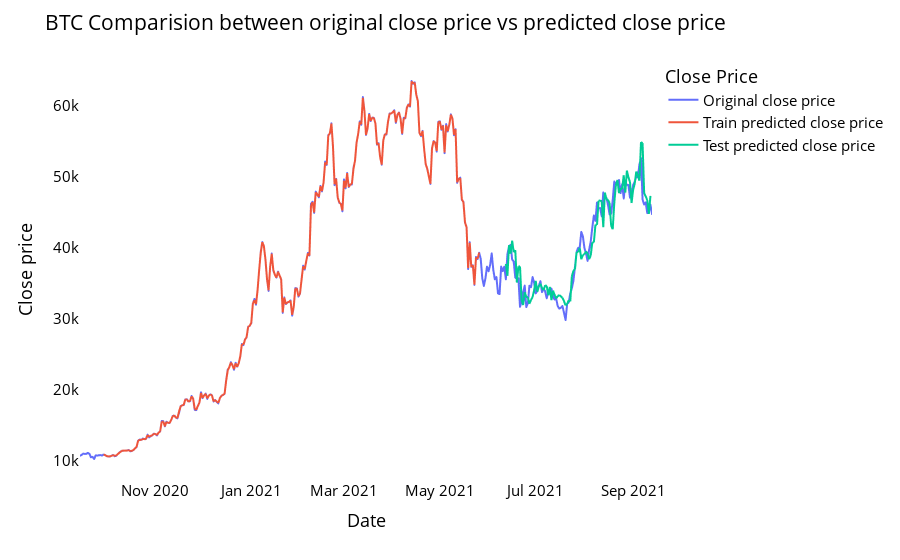

Here is the notebook cell this chart was saved with:
### Code cell
prediction_and_plot(closedf=closedf, close_stock=close_stock, train_predict=train_predict, test_predict=test_predict)

### Figure 1 — Plotly figure (JSON) as saved in the notebook; plotly's stock layout.template omitted (floating-point values rounded to 4 significant figures; data arrays with more than 128 entries replaced by an {"elided": "..."} marker saying what was removed)
{"data": [{"hovertemplate": "variable=original_close<br>Date=%{x}<br>Close price=%{y}<extra></extra>", "legendgroup": "original_close", "line": {"color": "#636efa", "dash": "solid"}, "marker": {"symbol": "circle"}, "mode": "lines", "name": "Original close price", "showlegend": true, "type": "scattergl", "x": {"elided": "362 str values"}, "xaxis": "x", "y": {"elided": "362 float values"}, "yaxis": "y"}, {"hovertemplate": "variable=train_predicted_close<br>Date=%{x}<br>Close price=%{y}<extra></extra>", "legendgroup": "train_predicted_close", "line": {"color": "#EF553B", "dash": "solid"}, "marker": {"symbol": "circle"}, "mode": "lines", "name": "Train predicted close price", "showlegend": true, "type": "scattergl", "x": {"elided": "362 str values"}, "xaxis": "x", "y": {"elided": "362 float values"}, "yaxis": "y"}, {"hovertemplate": "variable=test_predicted_close<br>Date=%{x}<br>Close price=%{y}<extra></extra>", "legendgroup": "test_predicted_close", "line": {"color": "#00cc96", "dash": "solid"}, "marker": {"symbol": "circle"}, "mode": "lines", "name": "Test predicted close price", "showlegend": true, "type": "scattergl", "x": {"elided": "362 str values"}, "xaxis": "x", "y": {"elided": "362 float values"}, "yaxis": "y"}], "layout": {"font": {"color": "black", "size": 15}, "legend": {"title": {"text": "Close Price"}, "tracegroupgap": 0}, "margin": {"t": 60}, "plot_bgcolor": "white", "title": {"text": "BTC Comparision between original close price vs predicted close price"}, "xaxis": {"anchor": "y", "domain": [0, 1], "showgrid": false, "title": {"text": "Date"}}, "yaxis": {"anchor": "x", "domain": [0, 1], "showgrid": false, "title": {"text": "Close price"}}}}
